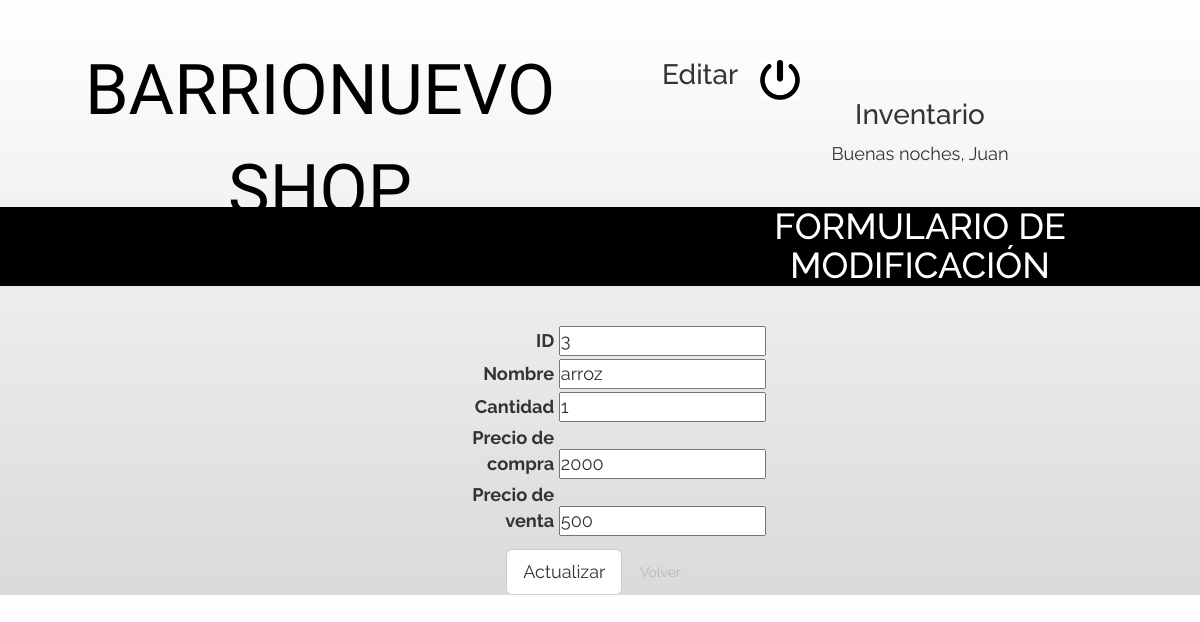
Screenshot of /editarInventario.php?id=3 (signed in) with the database file from the repository.
### tables this page shows
CREATE TABLE `personas` (
  `cedula` int(100) NOT NULL,
  `nombre` text NOT NULL,
  `apellido` text NOT NULL,
  `direccion` varchar(100) NOT NULL,
  `telefono` int(100) NOT NULL,
  `correo` varchar(100) NOT NULL,
  `tipousu` int(100) NOT NULL,
  `claveusu` varchar(100) NOT NULL
);

CREATE TABLE `producto` (
  `id` int(100) NOT NULL,
  `nombre` varchar(100) NOT NULL,
  `cantidad` varchar(100) NOT NULL,
  `precio_compra` int(100) NOT NULL,
  `precio_venta` int(100) NOT NULL,
  `imagen` varchar(100) NOT NULL
);

### editarInventario.php (the view, shortened to what this page needs)
<!DOCTYPE html>
<html lang="es">
<link rel="stylesheet" href="https://maxcdn.bootstrapcdn.com/bootstrap/3.3.7/css/bootstrap.min.css">
<link rel="stylesheet" type="text/css" href="css/stylos.css">
	<a href="cierre.php"><img src="images/cierre.jpg" class="cierreSesion" title="Cerrar sesión"> </a><br>
	</head>
	<body>
		<header>
			<p class="titulo" >BARRIONUEVO SHOP </p>
		</header><br>
			<h2 class="busqueda">Editar Inventario</h2>
			<section>
<?php
include_once("conexion.php");
if (isset($_SESSION['entrar'])) {
$id =$_REQUEST['id'];
if ($id >0) {
$consulta="SELECT * FROM producto where id=".$id;
$resultado=mysqli_query($conexion, $consulta)or die("error al conectar con la base de datos");
	$correo = $_SESSION['usuario'];
	$sql="SELECT nombre FROM personas WHERE correo='$correo'";
	$resultado1=$conexion->query($sql);
	$rows=$resultado1->fetch_assoc();
	$nombre=$rows['nombre'];
    $date = date ("H");
    if ($date < 12) {echo "<section class='welcome'>Buenos días, ".$nombre."</section>";}
    else if ($date < 18) {echo "<section class='welcome'>Buenas tardes, ".$nombre."</section>";}
    else {echo "<section class='welcome'>Buenas noches, ".$nombre."</section>";}
if (mysqli_num_rows($resultado)>0) {
while ($fila=mysqli_fetch_array($resultado)) {
extract($fila);
	?>
	<h1 class="tituEditar">FORMULARIO DE MODIFICACIÓN</h1>
	<p><br>
	<form method="POST" name="frmdatos" action="editarInventario2.php"class="formularioEditar">
	<div>
	<label>ID</label>
	<input  name="id" type="number" id="txtcedula" value="<?php echo $fila['id'];?>">
	</div>
	<div>
	<label>Nombre</label>
	<input name="nombre" type="text" id="txtNombre" value="<?php echo $fila['nombre'];?>">
	</div>
	<div>
	<label>Cantidad</label>
	<input name="cantidad" type="text" id="txtEdad" value="<?php echo $fila['cantidad'];?>">
	</div>
	<div>
	<label>Precio de compra</label>
	<input  name="precio_compra" type="varchar" id="numdireccion" value="<?php echo $fila['precio_compra'];?>">
	</div>
	<div>
	<label>Precio de venta</label>
	<input  name="precio_venta" type="varchar" id="numdireccion" value="<?php echo $fila['precio_venta'];?>">
	</div>
<p>
<div align="center">
  <button type="submit" class="btn btn-default btn-lg">Actualizar</button>
  <a href="bus.php" class="btn ">Volver</a>
</div>
</form>
</section>
<?php
}
}
}
else
{
	echo "<p align='center'>Producto no encontrado</p>";
}
}
?>
</body>
</html>

### css/stylos.css (style rules this page uses)
* { margin:0; padding:0; }
.titulo, .titulo_admin { font-family:"Ruda"; font-size: 5em; text-align: center; color: black; margin: 20px; float: left; width: 50%; }
a { color: #B6B6B6; text-decoration: none; }
label { display: inline-block; width: 120px; text-align: right; }
.cierreSesion { width: 40px; height: 40px; float: right; margin-right: 400px; margin-top: 60px; }
.welcome { font-family: Raleway; font-size: 1.3em; text-align: center; }
.busqueda { font-family: Raleway; font-size: 2em; text-align: center; }
.formularioEditar { font-family: Raleway; text-align: center; font-size: 1.3em; }
.tituEditar { text-align: center; width: 100%; font-family: Raleway; background-color: black; color: white; }
body { background: linear-gradient(white, #DADADA); }

### rows the page displays
personas: nombre "Juan"
producto: id "3", nombre "arroz", cantidad "1", precio_compra "2000", precio_venta "500"
